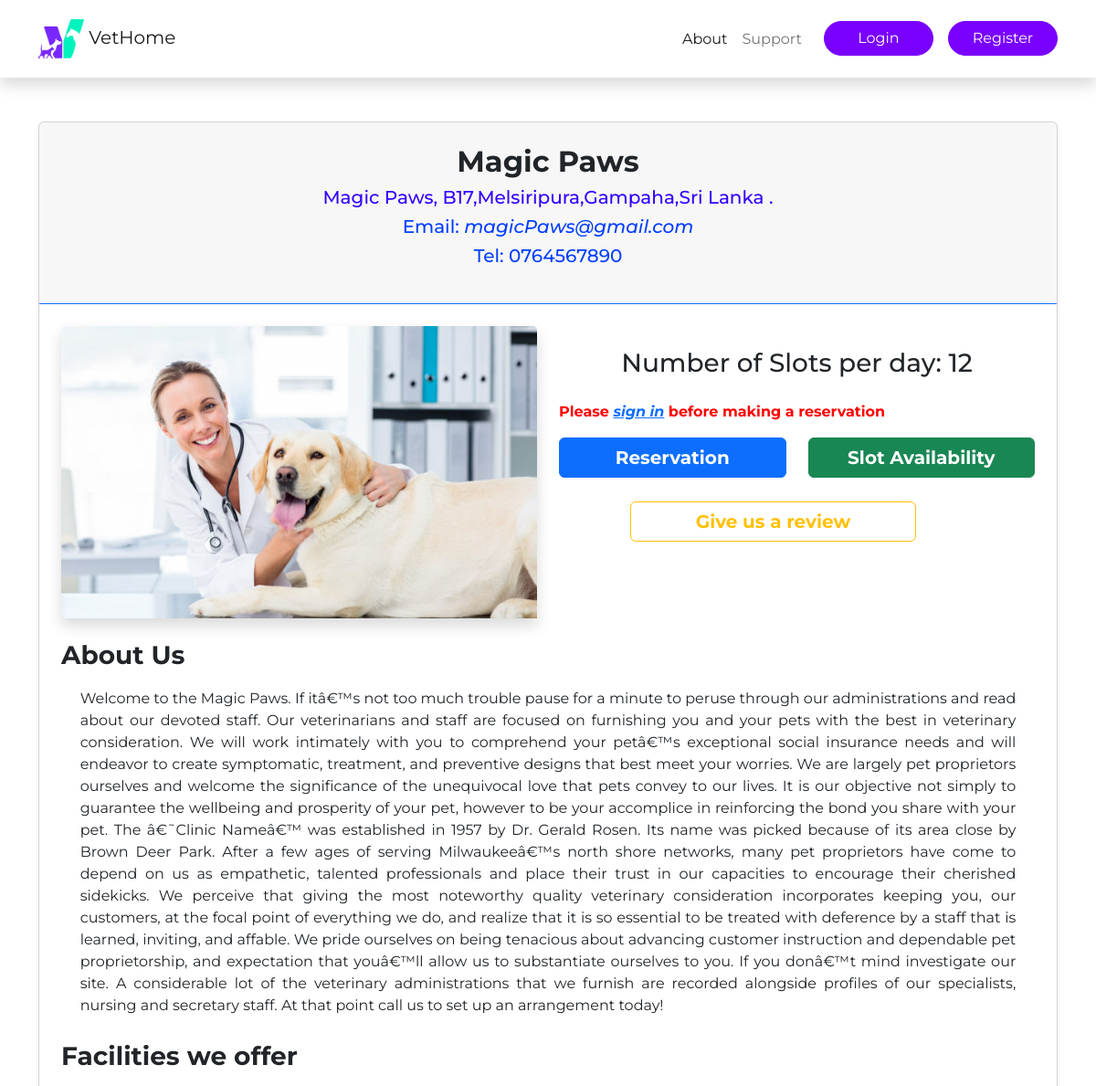
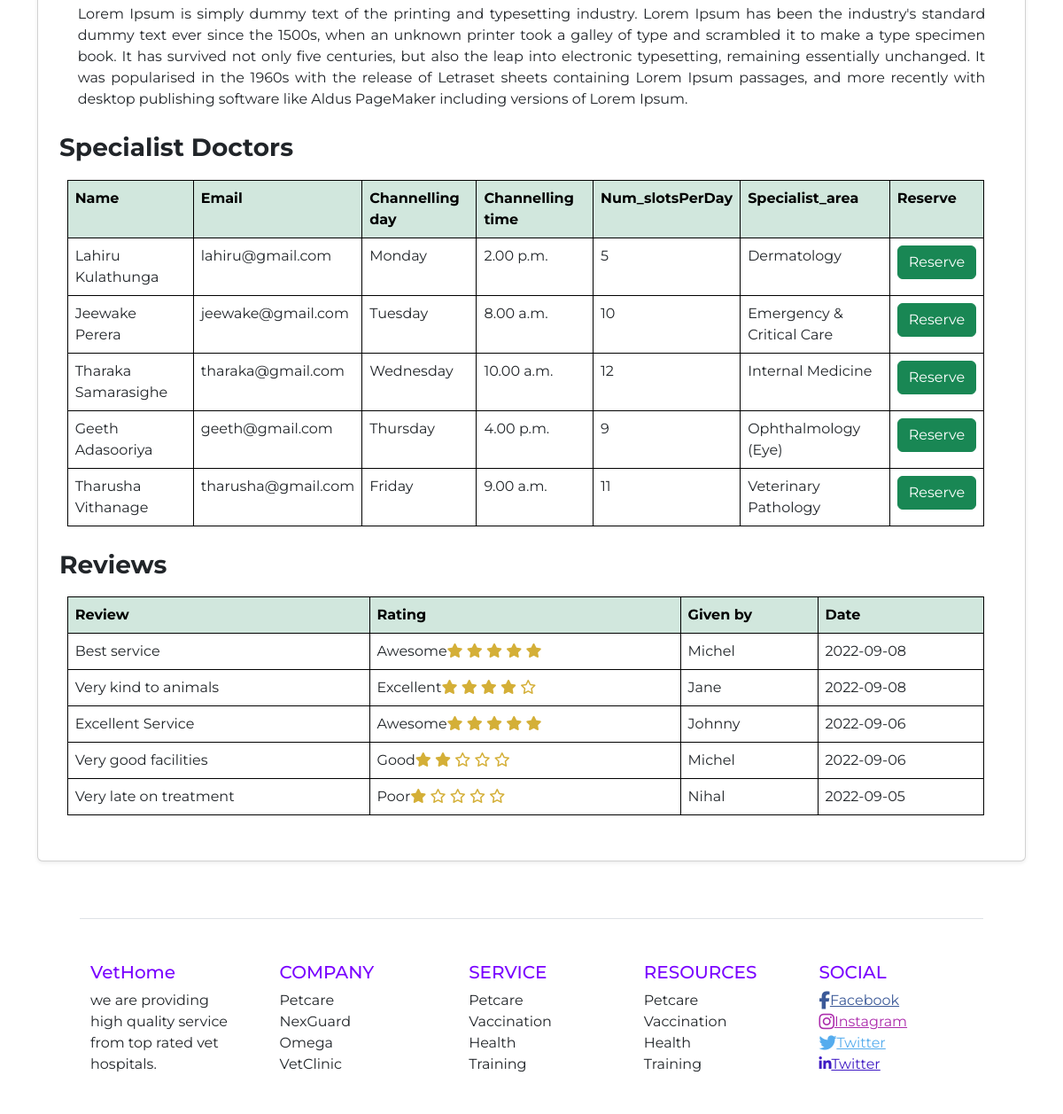
The page /singleHospital.php?Hospital_id=1 on the database its author committed (2 pictures, top to bottom).
### tables this page shows
CREATE TABLE `hospital` (
  `Hospital_id` int(6) NOT NULL,
  `H_name` varchar(50) NOT NULL,
  `H_address` varchar(150) NOT NULL,
  `H_city` varchar(30) NOT NULL,
  `H_district` text NOT NULL,
  `H_email` varchar(30) NOT NULL,
  `H_phoneNumber` int(10) NOT NULL,
  `Num_slotsPerDay` int(30) NOT NULL,
  `About_us` text NOT NULL,
  `Facilities` text NOT NULL,
  `image_main` varchar(200) NOT NULL,
  `status` varchar(50) DEFAULT NULL,
  `requestActivation` varchar(20) DEFAULT NULL
);

CREATE TABLE `doctor` (
  `Doctor_id` int(6) NOT NULL,
  `Hospital_id` int(6) NOT NULL,
  `F_name` varchar(50) NOT NULL,
  `L_name` varchar(50) NOT NULL,
  `Email` varchar(50) NOT NULL,
  `Channelling_day` varchar(10) NOT NULL,
  `Channelling_time` varchar(20) NOT NULL,
  `Num_slotsPerDay` int(30) NOT NULL,
  `Specialist_area` varchar(50) NOT NULL,
  `Phone_number` int(10) NOT NULL
);

CREATE TABLE `review` (
  `review_id` int(11) NOT NULL,
  `Hospital_id` int(11) NOT NULL,
  `user_id` int(11) NOT NULL,
  `review` varchar(50) NOT NULL,
  `comment` text NOT NULL,
  `date` date NOT NULL,
  `petowner_name` varchar(50) NOT NULL
);

### functions.php (called while the page is built, shortened)
<?php
function loggedin(){
    if(isset($_SESSION['id'])&&!empty($_SESSION['id'])){
        return true;
    }else{
        return false;
    }
}
?>

### web/singleHospital.php (the view, shortened to what this page needs)
<?php
    require '../database_connector.php';
    require '../functions.php';
$hos_id=$_GET['Hospital_id'];
  $query="SELECT * FROM `hospital` WHERE `Hospital_id`= $hos_id";
    if($query_run = mysqli_query($con,$query)){
          while ($row = mysqli_fetch_assoc($query_run)){
              $name = $row['H_name'];
              $address = $row['H_address'];
              $email = $row['H_email'];
              $phone = $row['H_phoneNumber'];
              $image = $row['image_main'];
              $about = $row['About_us'];
              $facilities = $row['Facilities'];
              $slots = $row['Num_slotsPerDay'];
          }
    }else{
      echo "<script type='text/javascript'>alert('Database Error');</script>";
    }
?>
<!DOCTYPE html>
<html lang="en">
<head>
  <link rel="stylesheet" href="./bootstrap/dist/css/bootstrap.css">
  <link rel="stylesheet" href="index.css">
</head>
<body>
          <nav class="navbar navbar-expand-lg shadow">
            <div class="container mt-2 mb-2">
              <a class="navbar-brand" href="index.php"> <img src="./img/logo.png" alt="brand" width="50" height="43" > VetHome</a>
              <div class="collapse navbar-collapse ms-3" id="navMenu">
                <ul class="navbar-nav ms-3">
                  <li class="nav-item">
                    <a class="nav-link active" aria-current="page" href="#">About</a>
                  </li>
                  <li class="nav-item">
                    <a class="nav-link" href="../ContactUs.php">Support</a>
                  </li>
                  <?php
                  if(loggedin()){
                   echo "<form method='post'>
                       <input class='btn btn-primary btn-main btn-main-w ms-3' type='submit' name='user' class='button' value='User Profile' />
                    </form>
                    <form method='post'>
                    <input class='btn btn-primary btn-main btn-main-w ms-3' type='submit' name='logout' class='button' value='Logout' />
                   </form>";
                  }else{
                     echo " <form method='post'>
                         <input class='btn btn-primary btn-main btn-main-w ms-3' type='submit' name='login' class='button' value='Login' />
                     </form>
                     <form method='post'>
                          <input class='btn btn-primary btn-main btn-main-w ms-3' type='submit' name='register' class='button' value='Register' />
                    </form>";
                  }
                  ?>
                </ul>
              </div>
            </div>
          </nav>
          <div class="container">
            <div class="card mb-3 mt-5 shadow-sm">
            <div class="card-header border-primary text-center">
                  <h2 class="mt-3"><b><?php echo $name ?></b></h2>
                  <h5 style="color:#3200FF"><?php echo $address ?></h5>
                  <h5 style="color:#003EFF">Email: <i><?php echo $email ?></i></h5>
                  <h5 style="color:#003EFF">Tel: <?php echo "0".$phone ?></h5></br>
            </div>
                <div class="card-body p-4 ">
                  <div class="row">
                    <div class="col-sm-6">
                        <img src="../hospital/<?php echo $image; ?>" class="card-img-top shadow" alt="..." style="width:100%;" ></br></br>
                    </div>
                    <div class="col-sm-6">
                      <div class="row mt-4">
                        <p class="card-text h3 text-center">Number of Slots per day:  <?php echo $slots ?></p>
                      </div>
                      <div class="row mt-4">
                        <?php if(!loggedin()){
                            echo ' <p style="color:#FF0000;"><b>Please <i><a href="../login_form.php">sign in</a></i> before making a reservation</b></p>';
                        }?>
                        <div class="col-sm-6">
                          <form method="post">
                            <input type="submit" name="reserve" class="btn btn-primary" value="Reservation" style="width:100%;  font-size:15pt; font-weight:bold;"/>
                          </form>
                        </div>
                        <div class="col-sm-6">
                          <form method="post">
                            <input type="submit" name="searchSlots" class="btn btn-success" value="Slot Availability" style="font-size:15pt; font-weight:bold; width:100%;" />
                          </form>
                        </div>
                        <div class="col-sm-12">
                          <form method="post">
                            <input type="submit" name="review" class="btn btn-outline-warning" value="Give us a review" style="font-size:15pt; font-weight:bold; width:60%; margin:5% 15% 0" />
                          </form>
                        </div>
                      </div>
                    </div>
                  <h3 class="card-title"><b>About Us </b></h3>
                  <p class="card-text" style="text-align:justify; padding:1% 3% 1%;"><?php echo $about ?></p>
                  <h3 class="card-title"><b>Facilities we offer </b></h3>
                  <p class="card-text" style="text-align:justify; padding:1% 3% 1%;"><?php echo $facilities?></p>
                  <?php
                      $query2="SELECT * FROM `doctor` WHERE `Hospital_id` = $hos_id";
                      if($query_run = mysqli_query($con,$query2)){
                        $query_num_rows = mysqli_num_rows($query_run);
                        if($query_num_rows>0){
                          echo '<h3 class="card-title"><b>Specialist Doctors </b></h3>';
                  ?>
                <div class="row" style="padding:1% 2% 1% 3%;">
                  <table class="table">
                          <tr class="table-success">
                              <th>Name</th>
                              <th>Email</th>
                              <th>Channelling day</th>
                              <th>Channelling time</th>
                              <th>Num_slotsPerDay</th>
                              <th>Specialist_area</th>
                              <th>Reserve</th>
                          </tr>
                          <?php
                                  while ($row = mysqli_fetch_assoc($query_run)){
                                    $doc_id=$row['Doctor_id'];
                                      ?>
                              <tr>
                                  <td><?php echo $row['F_name']." ".$row['L_name']; ?></td>
                                  <td><?php echo $row['Email'] ?></td>
                                  <td><?php echo $row['Channelling_day'] ?></td>
                                  <td><?php echo $row['Channelling_time']?></td>
                                  <td><?php echo $row['Num_slotsPerDay']?></td>
                                  <td><?php echo $row['Specialist_area']?></td>
                                  <td>
                                      <?php
                                        if(loggedin()){
                                           echo '<a class="btn btn-success" href="reservation.php?Hospital_id='.$hos_id.'&Doctor_id='.$doc_id.'">Reserve</a>';
                                        }else{
                                          echo '<a class="btn btn-success" href="#">Reserve</a>';
                                        }
                                      ?>
                                  </td>
                              </tr>
                      <?php
                                  }
                          }
                          }else{
                              echo "Error in the query";
                          }
                      ?>
                  </table>
                </div>
                        <?php
                      $query2="SELECT * FROM `review` WHERE `Hospital_id` = $hos_id ORDER BY date DESC LIMIT 5;";
                      if($query_run = mysqli_query($con,$query2)){
                        $query_num_rows = mysqli_num_rows($query_run);
                        if($query_num_rows>0){
                          echo '<h3 class="card-title"><b>Reviews </b></h3>';
                  ?>
                <div class="row" style="padding:1% 2% 1% 3%;">
                  <table class="table">
                          <tr class="table-success">
                              <th>Review</th>
                              <th>Rating</th>
                              <th>Given by</th>
                              <th>Date</th>
                          <?php
                                  while ($row = mysqli_fetch_assoc($query_run)){
                                      ?>
                              <tr>
                                  <td><?php echo $row['comment']?></td>
                                  <td>
                                    <?php
                                      echo $row['review'] ;
                                      if($row['review']=='Awesome'){
                                       echo '<i class="fas fa-star star"></i>
                                        <i class="fas fa-star star"></i>
                                        <i class="fas fa-star star"></i>
                                        <i class="fas fa-star star"></i>
                                        <i class="fas fa-star star"></i>';
                                      }else if($row['review']=='Excellent'){
                                        echo '<i class="fas fa-star star"></i>
                                         <i class="fas fa-star star"></i>
                                         <i class="fas fa-star star"></i>
                                         <i class="fas fa-star star"></i>
                                         <i class="far fa-star star"></i>';
                                       }else if($row['review']=='Average'){
                                        echo '<i class="fas fa-star star"></i>
                                         <i class="fas fa-star star"></i>
                                         <i class="fas fa-star star"></i>
                                         <i class="far fa-star star"></i>
                                         <i class="far fa-star star"></i>';
                                       }else if($row['review']=='Good'){
                                        echo '<i class="fas fa-star star"></i>
                                         <i class="fas fa-star star"></i>
                                         <i class="far fa-star star"></i>
                                         <i class="far fa-star star"></i>
                                         <i class="far fa-star star"></i>';
                                       }else if($row['review']=='Poor'){
                                        echo '<i class="fas fa-star star"></i>
                                         <i class="far fa-star star"></i>
                                         <i class="far fa-star star"></i>
                                         <i class="far fa-star star"></i>
                                         <i class="far fa-star star"></i>';
                                       }
                                    ?>
                                  </td>
                                  <td><?php echo $row['petowner_name'] ?></td>
                                  <td><?php echo $row['date']?></td>
                              </tr>
                      <?php
                                  }
                          }
                          }else{
                              echo "Error in the query";
                          }
                      ?>
                  </table>
                </div>
                </div>
              </div>
          </div>
    <section class="p-5 ">
        <div class="container border-top">
          <div class="row text-left mt-5 mb-5 justify-content-between">
            <div class="col-md">
              <h5>VetHome</h5>
              <p class="text-sm-start">
                we are providing high quality service from top rated vet hospitals.
              </p>
            </div>
            <div class="col-md ms-3">
              <h5>COMPANY</h5>
              <p>Petcare
                <br>NexGuard
                <br>Omega
                <br>VetClinic
              </p>
            </div>
            <div class="col-md ms-3">
              <h5>SERVICE</h5>
              <p>Petcare
                <br>Vaccination
                <br>Health
                <br>Training
              </p>
            </div>
            <div class="col-md">
              <h5>RESOURCES</h5>
              <p>Petcare
                <br>Vaccination
                <br>Health
                <br>Training
              </p>
            </div>
            <div class="col-md">
              <h5>SOCIAL</h5>
              <p><a style="color: #3b5998;" href="#!" role="button"><i class="fab fa-facebook-f fa-lg"></i>Facebook</a>
                    <br><a style="color: #ac2bac;" href="#!" role="button"><i class="fab fa-instagram fa-lg"></i>Instagram</a>
                    <br><a style="color: #55acee;" href="#!" role="button"><i class="fab fa-twitter fa-lg"></i>Twitter</a>
                    <br><a style="color: #3f1ac4;" href="#!" role="button"><i class="fab fa-linkedin-in"></i>Twitter</a>
                  </p>
            </div>
          </div>
        </div>
      </section>
</body>
</html>

### web/index.css (style rules this page uses)
h5 { color: #7900FF; }
.btn-main { background-color: #7900FF; border-color: #7900FF; border-radius: 2rem; }
.btn-main-w { width:120px; }

### web/singleHospital.php (style rules this page uses)
table, th, td { border: 1px solid black; }
.star { color:#d4af37; }

### rows shown on the page
hospital: H_name "Magic Paws", H_address "Magic Paws, B17,Melsiripura,Gampaha,Sri Lanka .", H_email "magicPaws@gmail.com", H_phoneNumber "764567890", image_main (picture), Num_slotsPerDay "12", About_us "Welcome to the Magic Paws. If itâ€™s not too much trouble pause for a minute to peruse through our administrations and read about our devoted staff. Our veterinarians and staff are focused on furnishing you and your pets with the best in veterinary consideration. We will work intimately with you to comprehend your petâ€™s exceptional social insurance needs and will endeavor to create symptomatic, treatment, and preventive designs that best meet your worries. We are largely pet proprietors ourselves and welcome the significance of the unequivocal love that pets convey to our lives. It is our objective not simply to guarantee the wellbeing and prosperity of your pet, however to be your…", Facilities "Lorem Ipsum is simply dummy text of the printing and typesetting industry. Lorem Ipsum has been the industry's standard dummy text ever since the 1500s, when an unknown printer took a galley of type and scrambled it to make a type specimen book. It has survived not only five centuries, but also the leap into electronic typesetting, remaining essentially unchanged. It was popularised in the 1960s with the release of Letraset sheets containing Lorem Ipsum passages, and more recently with desktop publishing software like Aldus PageMaker including versions of Lorem Ipsum."
doctor: F_name "Lahiru", L_name "Kulathunga", Email "lahiru@gmail.com", Channelling_day "Monday", Channelling_time "2.00 p.m.", Num_slotsPerDay "5", Specialist_area "Dermatology"
doctor: F_name "Jeewake", L_name "Perera", Email "jeewake@gmail.com", Channelling_day "Tuesday", Channelling_time "8.00 a.m.", Num_slotsPerDay "10", Specialist_area "Emergency & Critical Care"
doctor: F_name "Tharaka", L_name "Samarasighe", Email "tharaka@gmail.com", Channelling_day "Wednesday", Channelling_time "10.00 a.m.", Num_slotsPerDay "12", Specialist_area "Internal Medicine"
doctor: F_name "Geeth", L_name "Adasooriya", Email "geeth@gmail.com", Channelling_day "Thursday", Channelling_time "4.00 p.m.", Num_slotsPerDay "9", Specialist_area "Ophthalmology (Eye)"
doctor: F_name "Tharusha", L_name "Vithanage", Email "tharusha@gmail.com", Channelling_day "Friday", Channelling_time "9.00 a.m.", Num_slotsPerDay "11", Specialist_area "Veterinary Pathology"
review: comment "Best service", review "Awesome", petowner_name "Michel", date "2022-09-08"
review: comment "Very kind to animals", review "Excellent", petowner_name "Jane", date "2022-09-08"
review: comment "Excellent Service", review "Awesome", petowner_name "Johnny", date "2022-09-06"
review: comment "Very good facilities", review "Good", petowner_name "Michel", date "2022-09-06"
review: comment "Very late on treatment", review "Poor", petowner_name "Nihal", date "2022-09-05"
